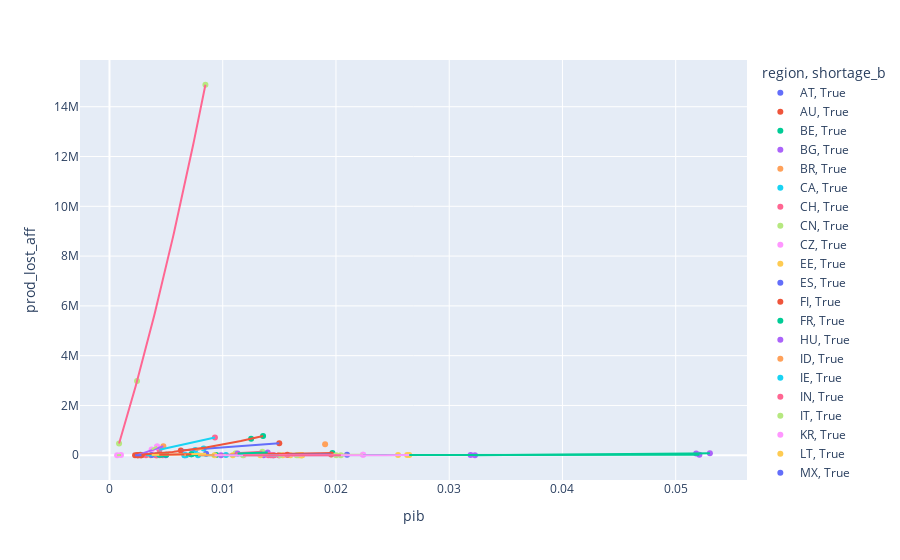

Write notebook code for a chart like this one.
### Code cell
import pandas as pd
import numpy as np
import pathlib
import plotly.express as px
import plotly.graph_objects as go
from sklearn.linear_model import LinearRegression
from sklearn.preprocessing import PolynomialFeatures
from scipy.optimize import curve_fit
import matplotlib.pyplot as plt


def format_coefs(coefs):
    equation_list = [f"{coef}x^{i}" for i, coef in enumerate(coefs)]
    equation = "$" +  " + ".join(equation_list) + "$"

    replace_map = {"x^0": "", "x^1": "x", '+ -': '- '}
    for old, new in replace_map.items():
        equation = equation.replace(old, new)

    return equation

def model(df,fig, to_fit):
    y = df[[to_fit]].values
    X = df[['pib']].values
    x_range = np.linspace(X.min(), X.max(), 100).reshape(-1, 1)
    for degree in [2]:
        poly = PolynomialFeatures(degree)
        poly.fit(X)
        X_poly = poly.transform(X)
        x_range_poly = poly.transform(x_range)
        model = LinearRegression(fit_intercept=False)
        model.fit(X_poly, df[to_fit])
        y_poly = model.predict(x_range_poly)
        equation = format_coefs(model.coef_.round(2))
        fig.add_traces(go.Scatter(x=x_range.squeeze(), y=y_poly, name=df.region.iloc[0]))
    return fig
    #model = model.fit(X, y)
    #x_range = np.linspace(X.min(), X.max(), 50)
    #y_range = model.predict(x_range.reshape(-1, 1))
   # print('x_range:',x_range) 
   # print('y_range:',y_range)
    #return x_range, y_range
    #return go.Scatter(x=x_range, y=y_range, name='Regression Fit', fillcolor="red")

#def func_model(x, a, b, c, d):
#    return a * x + b * x*x + c*x*x*x + d


file = pathlib.Path("../../../Data/Floods_Run_1/country_ROW3.ods")
#df = pd.read_excel("./../../../Data/Données_SocioEco/Tableaux/aggreg EXIO.ods", sheet_name="input", engine="odf", header=None).to_numpy()
#df = pd.read_csv(wd/"indicators_20220221-1536.csv")
#df = pd.read_csv(wd/"indicators_20220221-1226.csv")
df = pd.read_excel(file, engine = "odf")
df = df.reset_index()
#df = df[['region', 'aff_fd_unmet','tot_fd_unmet', 'shortage_b', 'prod_gain_tot',
#    'prod_lost_tot', 'prod_gain_unaff', 'prod_lost_unaff', 'q_dmg', 'pib', 'flood_int','shortage_ind_mean', 'rebuild_durations']]

#df = df.melt(id_vars=['region', 'shortage_b', 'pib', 'flood intensity'])
#df = df.drop(0)
df = df.replace("unset",0)
df['rebuild_durations'] = df['rebuild_durations'].str.extract(r'\[(\d+)\]')

#px.Scatter(df, x='q_dmg', y="")
df = df.drop(df[df.region=="LV"].index,axis=0)
df = df.drop(df[df.region=="ZA"].index,axis=0)
df = df.drop(3,axis=0)
#df = df[df.region=="AT"]
#df = df[df.Type=="RoW"]

df['prod_lost_aff'] = df['prod_lost_tot'] - df['prod_lost_unaff']
df = df[df.shortage_b]
display(df)
#x = df.pib.values
#y = df.tot_fd_unmet.values

#x_range = np.linspace(x.min(), x.max(), 100)

#def func_model(x, a, b, c, d):
#    return d * x + a * np.exp(b * x) + c

#popt, pcov = curve_fit(func_model, x, y)
#plt.plot(x_range, func_model(x_range, *popt), 'g--', label='fit: a=%5.3f, b=%5.3f, c=%5.3f, d=%5.3f' % tuple(popt))

fig = px.scatter(df, x='pib', y='prod_lost_aff', hover_data=["shortage_b", "region"], color="region", symbol='shortage_b')
df_group = df.groupby('region')
for group in df_group.groups.keys():
    tmp_df = df_group.get_group(group)
    model(tmp_df,fig,'prod_lost_aff')
fig.show()
